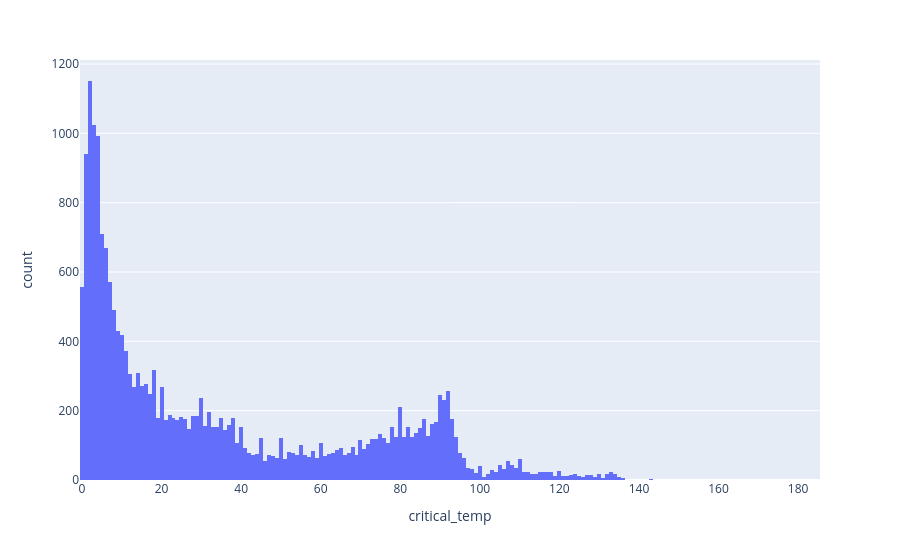

Notebook cell for this chart:
### Code cell
#Histogram to show critical temperature distribution (split into 300 intervals)
fig = px.histogram(df, x='critical_temp', nbins=300)
fig.show()
fig.write_image("plots/critical_temp_distribution.png")

### Figure 1 — Plotly figure (JSON) as saved in the notebook; plotly's stock layout.template omitted (floating-point values rounded to 4 significant figures; data arrays with more than 128 entries replaced by an {"elided": "..."} marker saying what was removed)
{"data": [{"bingroup": "x", "hovertemplate": "critical_temp=%{x}<br>count=%{y}<extra></extra>", "legendgroup": "", "marker": {"color": "#636efa", "pattern": {"shape": ""}}, "name": "", "nbinsx": 300, "orientation": "v", "showlegend": false, "type": "histogram", "x": {"elided": "21263 float values"}, "xaxis": "x", "yaxis": "y"}], "layout": {"barmode": "relative", "legend": {"tracegroupgap": 0}, "margin": {"t": 60}, "xaxis": {"anchor": "y", "domain": [0, 1], "title": {"text": "critical_temp"}}, "yaxis": {"anchor": "x", "domain": [0, 1], "title": {"text": "count"}}}}
